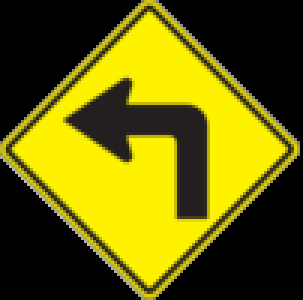
#> input picture Templates/smallLeftTurn.png, 101 x 100 px, found by its file name (shown 3 times larger)
$ python colorFilter.py   (Python 2 division)   (older library calls are emulated)
#> lines starting #> are read from the running program, lines starting #| are printed output that depends on the picture; after the words box and inside, x2 and y2 are one past the last pixel; in counts of white or black regions, pixels touching at a corner belong together
#!/usr/bin/python
# contourTest.py.


import cv2, numpy as np
import sys
import xml.etree.ElementTree as et
from Calibrate import doCalibrate


# Convert an input string to a string of integers.
def cvtToIntegers ( inString ):
    arr = [ int(s) for s in inString.split()]
    return np.array(arr)


# First, determine if we have a match in color and outside contour.
class ColorFilter:
    defaultPoints = np.array([(50,100),(100,50), (50,0),(0,50)])
    defaultLow =(20,140,120)
    defaultHigh = (28,255,200)
    kernelSize=7

    #How close should we match the border ?
    borderMatchThreshold = 0.5
    symbolMatchThreshold = 0.02
    defaultMinContourLength = 10

    defaultImageSize =( 640, 480 )


    def __init__(self):
        self.setColorBoundries()
        self.setBorderShape()
        self.setKernel ()
        self.setMatchThreshold ()
        self.setImageSize ()
        self.setMinContourLength()
        self.matchTemplates = list()
        self.showMask = False

        self.doCalibrate = False
        self.moments = None
        self.runnable = list()
        self.pString = None                   # Base name for saving pictures.

        self.colorCvtType = cv2.COLOR_BGR2HSV

    def setColorBoundries (self, low=defaultLow,
                                high=defaultHigh):
        self.lowColor, self.highColor  = low, high

    def setBorderShape ( self, borderShape=defaultPoints):
        self.borderShape = borderShape
        rect = cv2.boundingRect(borderShape)
        self.templateSize = np.array([rect[2],rect[3]],dtype=np.float)

    def setKernel(self, size=kernelSize):
        self.kernelSize = size
        self.doMask = size>1
        self.kernel = cv2.getStructuringElement(cv2.MORPH_ELLIPSE,(size,size))

    def setMatchThreshold (self, bmt=borderMatchThreshold,
                           smt = symbolMatchThreshold ):
        self.borderMatchThreshold, self.symbolMatchThreshold = (bmt,smt)

    def setImageSize ( self, imgSize=defaultImageSize ) :
        self.imageSize = np.array(imgSize)

    def setMinContourLength(self, length= defaultMinContourLength):
        self.minContourLength = length


    # Contour is the contour to match, Runnable
    # is object that has a 'run' method that will be called
    # when match is found.
    # Calculate ellipse angle.
    # [124 lines left out: functions addMatchTemplate, colorMatch, parseImage, showPoints, not called in this run]

    # This needs to go away.
    def xmlDecodePrams ( self,inFileName ):
#> called with inFileName = 'vidParms.xml'
        try:
            tree = et.parse(inFileName)
#> (reads PythonSources/vidParms.xml from the repository)
            root = tree.getroot()
        except:
            print "Could not open %s" % inFileName
            print "Using Defaults"
            return
        print "Decoded %s" % inFileName
        if root.tag == 'parms':
            for cf in  root.iter('colorFilter'):
                for item in cf:
                    self.decodeTag( item.tag, item.attrib)


    # This needs to go away.
    def decodeTag( self, tag, attrib ) :
        if tag == 'colorRange':
            lowColor = cvtToIntegers( attrib['lowColor'])
            highColor =cvtToIntegers( attrib['highColor'])
            self.setColorBoundries ( lowColor, highColor)
        if tag  == 'templateShape':
            values = cvtToIntegers( attrib['value'])
            points = np.array( values)
            points.shape = (4,2)
            self.setBorderShape( points)
        if tag == 'kernelSize':
            value = int(attrib['value'])
            self.setKernel(value)
        if tag == 'thresholds':
            borderMatch = float(attrib['borderMatch'])
            symbolMatch = float(attrib['symbolMatch'])
            self.setMatchThreshold( borderMatch, symbolMatch)
        if tag == 'imageSize':
            self.imageSize = cvtToIntegers( attrib['value'])
        if tag == 'minContourLength':
            self.setMinContourLength(int(attrib['value']))


if __name__ == '__main__':
    import argparse
    # [21 lines left out: functions mouseCallback, showHSVImage, not called in this run]


    def showHSV ( inFileName ) :
        bgr = cv2.imread( inFileName )
        showHSVImage ( bgr )


    # Find the contours around a template.
    # Right now,this is a hack.
    # Note that this code is duplicated in runnable.py
    def getTemplate( inString) :
#> called with inString = 'smallLeftTurn.png'
        print ("inString : %s" % inString)
        img = cv2.imread( inString )
#> img is the input picture: shape (100, 101, 3); mean B, G, R 7.1, 98.3, 103.8
        imGray = cv2.cvtColor( img, cv2.COLOR_BGRA2GRAY)
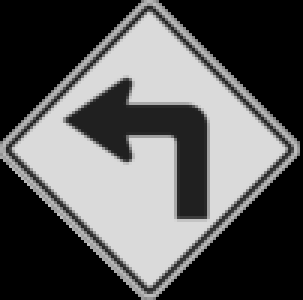
#> imGray: shape (100, 101) (shown 3 times larger); min 0, max 218, mean 89.4
        _,mask = cv2.threshold( imGray, 100, 255,cv2.THRESH_BINARY)
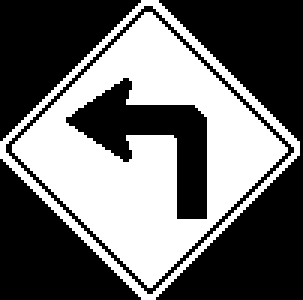
#> mask: shape (100, 101) (shown 3 times larger); 41.6% white; 2 white regions
        _,contours,heiarchy = cv2.findContours(mask.copy(),
                                            cv2.RETR_TREE,cv2.CHAIN_APPROX_SIMPLE)
#> contours = 4 contours; box (x1, y1, x2, y2) and area: (0, 0, 100, 100) 5336, (1, 1, 99, 99) 4848, (4, 4, 96, 96) 4276, (21, 25, 70, 74) 940; heiarchy = [[-1, -1, 1, -1], [-1, -1, 2, 0], [-1, -1, 3, 1], [-1, -1, -1, 2]]

        return contours[3]

    parser = argparse.ArgumentParser(description="Sign Testbed")
    parser.add_argument ('fileName', help='File name to process', default=['threeSigns.jpg'], nargs='*' )
    parser.add_argument ('--size', help='normalize to this size',   default='640 480' )
    parser.add_argument ('--showHSV', help='showHSV frame', default='n')
    parser.add_argument ('--showMask', help='Show mask option', default='n')
    parser.add_argument ('--pramFile', help='xmlPramaterFile', default='vidParms.xml')
    args = parser.parse_args()
    fileName = args.fileName[0]

    if args.showHSV == 'y':
        showHSV(fileName)


    cf = ColorFilter()
    cf.xmlDecodePrams ( args.pramFile )

    if args.showMask == 'y': cf.showMask = True

#> (the run stopped early here; a loop or call above may not have finished)
